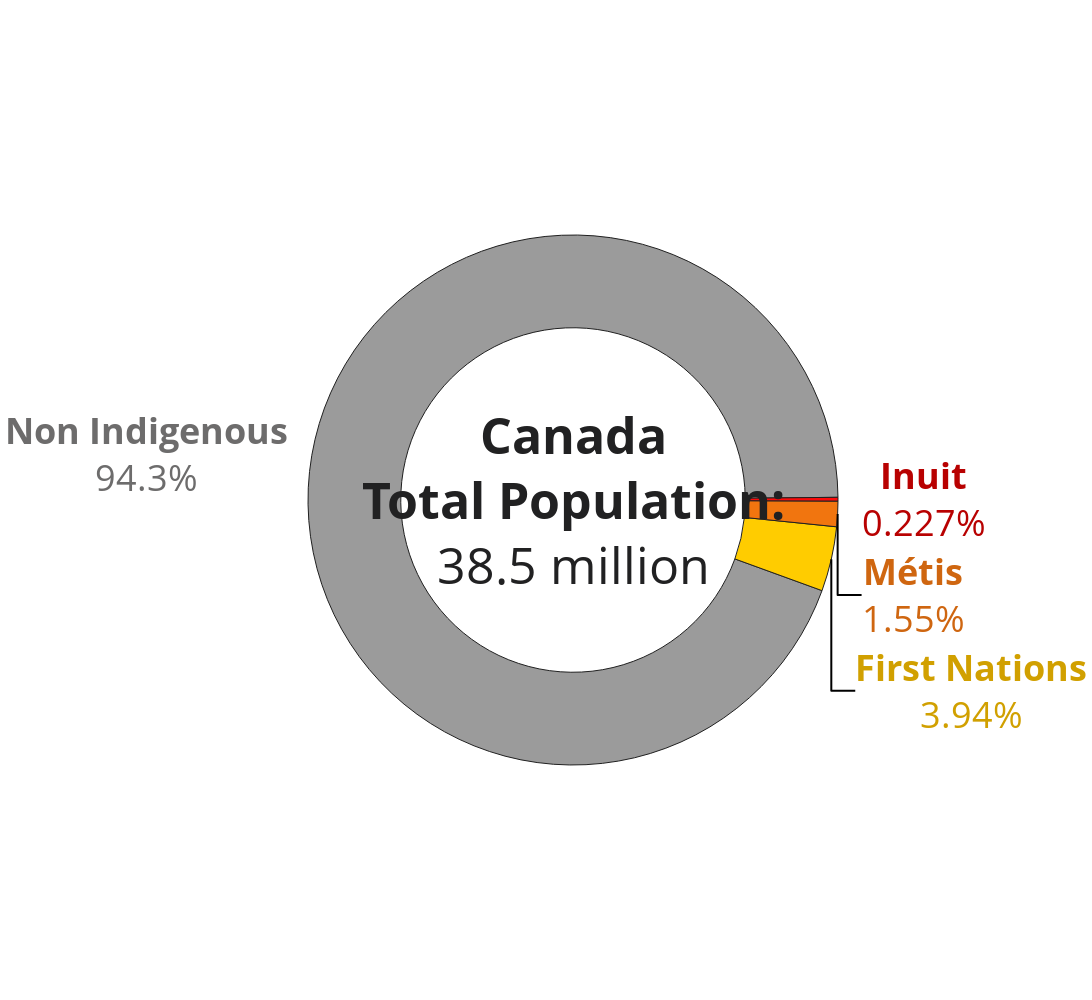

Here is the notebook cell this chart was saved with:
### Code cell
#Create the initial donut chart
fig = go.Figure(go.Pie(labels=labels, values=values, hole=Hole_Size, marker_colors=Colors))

#Add center text, remove legend, set side
fig.update_layout(annotations=[
    dict(
        text="<b>Canada<br>Total Population:</b><br>38.5 million",
        x=0.5,
        y=0.5,
        showarrow=False,
        font=dict(size=Center_fs, color="#212122") #These text dicts are easier IMO
    )],
    height=1000,
    width=1600,
    showlegend=False,
)

#Format the labels
fig.update_traces(
    textposition="outside",
    texttemplate="<b>%{label}</b><br>%{percent}",
    textfont=dict(size=Label_fs, color=Label_Colors),
    marker_line_width=Div_lw,
    marker_line_color=Div_lc,
)

#Rotate chart to put labels on the sides, define the margins
fig.update_traces(
    rotation=110,
)
fig.update_layout(
	margin=dict(t=50, b=50, l=50, r=50),
    uniformtext_minsize=12, uniformtext_mode="hide"
)

#Format the hover tooltip
fig.update_traces(hovertemplate="%{label}<br>Count: %{value:,}<extra></extra>")
fig.update_layout(
    hoverlabel=dict(
        font_size=Hover_fs,
        bgcolor=Hover_bg,
        font_color=Hover_fc)
)

#Save the figure
fig.write_image("donut.png")
fig.write_html("donut.html")

#Show the figure
fig.show()

### Figure 1 — Plotly figure (JSON) as saved in the notebook; plotly's stock layout.template omitted (floating-point values rounded to 4 significant figures)
{"data": [{"hole": 0.65, "hovertemplate": "%{label}<br>Count: %{value:,}<extra></extra>", "labels": ["First Nations", "Inuit", "Métis", "Non Indigenous"], "marker": {"colors": ["#ffcc00", "#fc0a0a", "#f1750f", "#9B9B9B"], "line": {"color": "#202020", "width": 1}}, "rotation": 110, "textfont": {"color": ["#d1a000", "#b80101", "#cf6610", "#6D6C6C"], "size": 36}, "textposition": "outside", "texttemplate": "<b>%{label}</b><br>%{percent}", "type": "pie", "values": [1426950, 82010, 560335, 34124000]}], "layout": {"annotations": [{"font": {"color": "#212122", "size": 50}, "showarrow": false, "text": "<b>Canada<br>Total Population:</b><br>38.5 million", "x": 0.5, "y": 0.5}], "height": 1000, "hoverlabel": {"bgcolor": "#F0EFEF", "font": {"color": "#1F1F1F", "size": 40}}, "margin": {"b": 50, "l": 50, "r": 50, "t": 50}, "showlegend": false, "uniformtext": {"minsize": 12, "mode": "hide"}, "width": 1600}}
